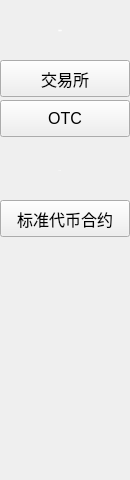
<?xml version="1.0" encoding="UTF-8"?>
<ui version="4.0">
 <class>FunctionExchangeWidget</class>
 <widget class="QWidget" name="FunctionExchangeWidget">
  <property name="geometry">
   <rect>
    <x>0</x>
    <y>0</y>
    <width>130</width>
    <height>480</height>
   </rect>
  </property>
  <property name="windowTitle">
   <string>Form</string>
  </property>
  <widget class="QLabel" name="label_normal">
   <property name="geometry">
    <rect>
     <x>0</x>
     <y>0</y>
     <width>120</width>
     <height>60</height>
    </rect>
   </property>
   <property name="font">
    <font>
     <family>微软雅黑</family>
     <pointsize>-1</pointsize>
     <weight>75</weight>
     <italic>false</italic>
     <bold>true</bold>
    </font>
   </property>
   <property name="styleSheet">
    <string notr="true">color: white;
font: bold 16px &quot;微软雅黑&quot;;</string>
   </property>
   <property name="text">
    <string>兑换合约</string>
   </property>
   <property name="alignment">
    <set>Qt::AlignCenter</set>
   </property>
  </widget>
  <widget class="QPushButton" name="onchainOrderBtn">
   <property name="geometry">
    <rect>
     <x>0</x>
     <y>100</y>
     <width>130</width>
     <height>37</height>
    </rect>
   </property>
   <property name="font">
    <font>
     <pointsize>12</pointsize>
    </font>
   </property>
   <property name="text">
    <string>OTC</string>
   </property>
  </widget>
  <widget class="QPushButton" name="exchangeBtn">
   <property name="geometry">
    <rect>
     <x>0</x>
     <y>60</y>
     <width>130</width>
     <height>37</height>
    </rect>
   </property>
   <property name="font">
    <font>
     <pointsize>12</pointsize>
    </font>
   </property>
   <property name="text">
    <string>交易所</string>
   </property>
  </widget>
  <widget class="QPushButton" name="contractTokenBtn">
   <property name="geometry">
    <rect>
     <x>0</x>
     <y>200</y>
     <width>130</width>
     <height>37</height>
    </rect>
   </property>
   <property name="font">
    <font>
     <pointsize>12</pointsize>
    </font>
   </property>
   <property name="text">
    <string>标准代币合约</string>
   </property>
  </widget>
  <widget class="QLabel" name="label_normal_2">
   <property name="geometry">
    <rect>
     <x>0</x>
     <y>140</y>
     <width>120</width>
     <height>60</height>
    </rect>
   </property>
   <property name="font">
    <font>
     <family>微软雅黑</family>
     <pointsize>-1</pointsize>
     <weight>75</weight>
     <italic>false</italic>
     <bold>true</bold>
    </font>
   </property>
   <property name="styleSheet">
    <string notr="true">color: white;
font: bold 16px &quot;微软雅黑&quot;;</string>
   </property>
   <property name="text">
    <string>DAPP</string>
   </property>
   <property name="alignment">
    <set>Qt::AlignCenter</set>
   </property>
  </widget>
  <zorder>exchangeBtn</zorder>
  <zorder>label_normal</zorder>
  <zorder>onchainOrderBtn</zorder>
  <zorder>contractTokenBtn</zorder>
  <zorder>label_normal_2</zorder>
 </widget>
 <resources/>
 <connections/>
</ui>
